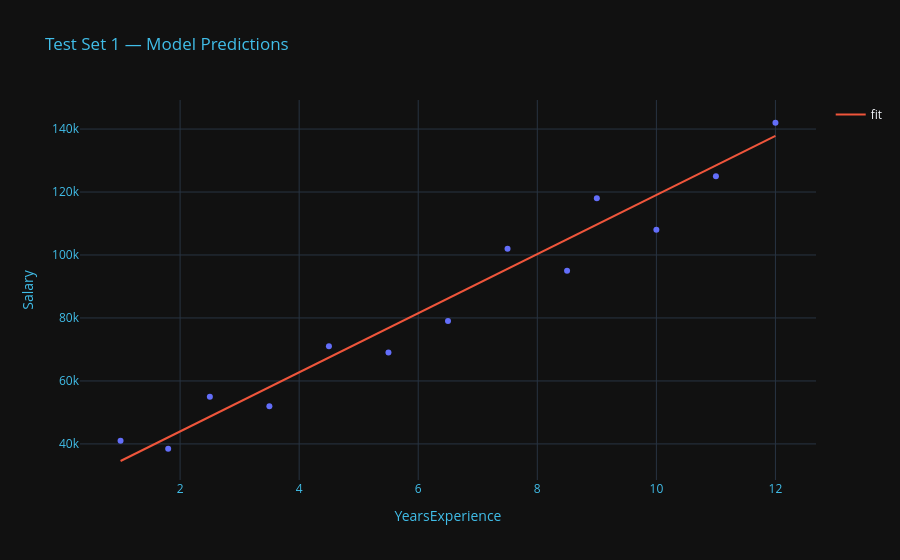
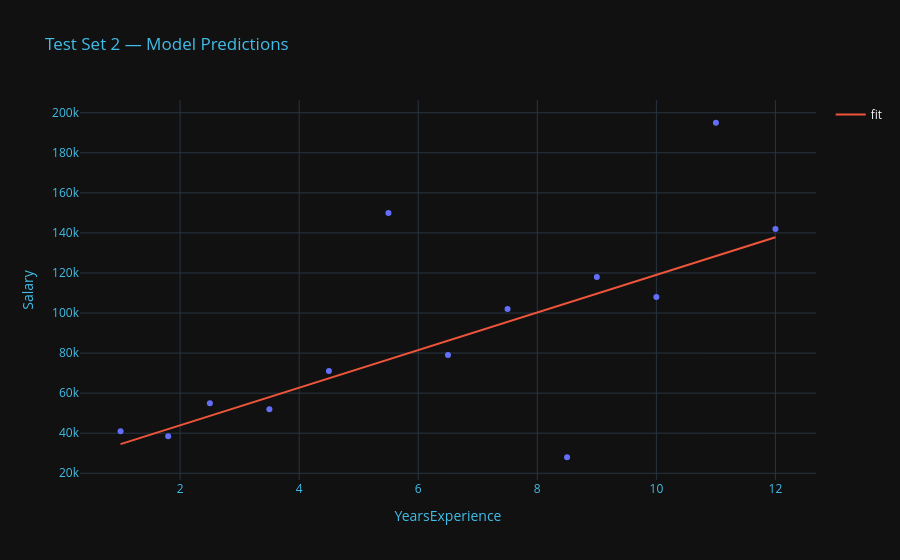
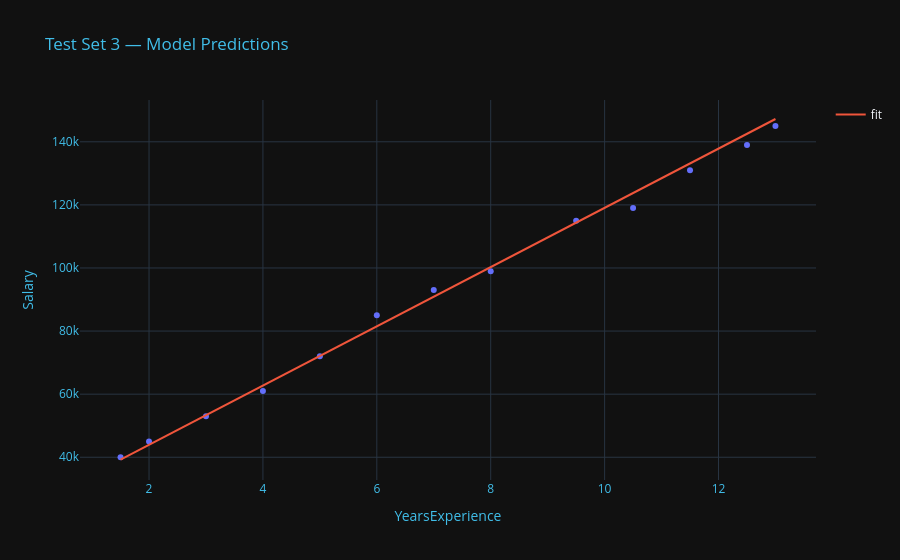
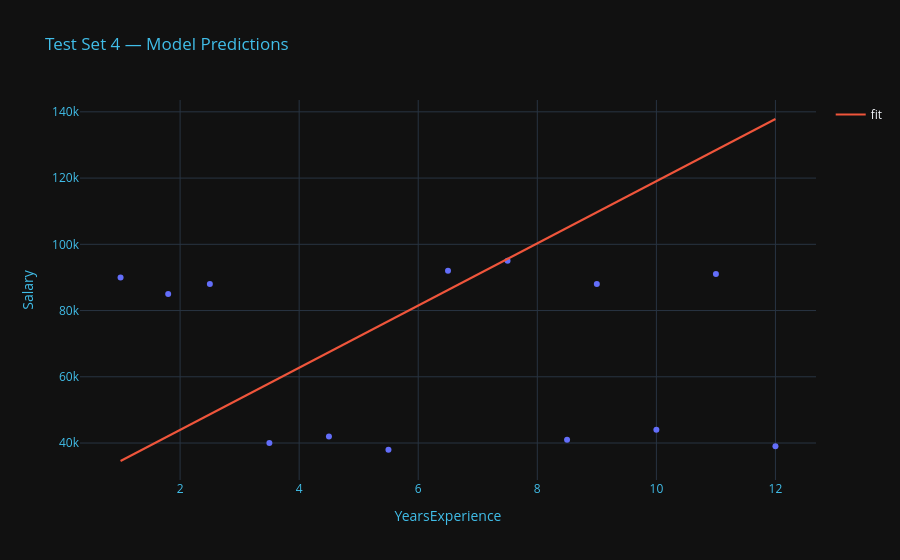

The notebook cell saved with these charts, in order:
### Code cell
#training skikitlearn lr on same data
sk_model = lr()
sk_model.fit(x_train_scaled.values.reshape(-1,1), y_train_scaled)

#outputting line of best fit on differnt test datas
for dataset_name, df in test_datasets.items():
    x_test = df['YearsExperience']
    y_test = df['Salary']

    x_test_scaled = standardize_x(x_test)

    y_pred_scaled = model.predict(x_test_scaled)
    y_pred = (y_pred_scaled * np.std(y_train)) + np.mean(y_train)

    sk_pred_test = (sk_model.predict(x_test_scaled.values.reshape(-1, 1)) * np.std(y_train)) + np.mean(y_train)

    fig = px.scatter(x=x_test, y=y_test, title=f'{dataset_name} — Model Predictions',
                     template="plotly_dark", labels={'x': 'YearsExperience', 'y': 'Salary'})
    fig.add_scatter(x=x_test, y=y_pred, mode='lines', name='fit')
    fig.update_layout(title_font_color="#41BEE9",
                      xaxis=dict(color="#41BEE9"),
                      yaxis=dict(color="#41BEE9"))
    fig.show()

    ss_res = np.sum((y_test - y_pred)**2)
    ss_tot = np.sum((y_test - np.mean(y_test))**2)
    r2 = 1 - (ss_res / ss_tot)
    print(f'My R²:      {r2:.4f}')
    print(f'Sklearn R²: {r2_score(y_test, sk_pred_test):.4f}\n')

### Figure 1 — Plotly figure (JSON) as saved in the notebook; plotly's stock layout.template omitted (floating-point values rounded to 4 significant figures)
{"data": [{"hovertemplate": "YearsExperience=%{x}<br>Salary=%{y}<extra></extra>", "legendgroup": "", "marker": {"color": "#636efa", "symbol": "circle"}, "mode": "markers", "name": "", "orientation": "v", "showlegend": false, "type": "scatter", "x": [1.0, 1.8, 2.5, 3.5, 4.5, 5.5, 6.5, 7.5, 8.5, 9.0, 10.0, 11.0, 12.0], "xaxis": "x", "y": [41000, 38500, 55000, 52000, 71000, 69000, 79000, 102000, 95000, 118000, 108000, 125000, 142000], "yaxis": "y"}, {"mode": "lines", "name": "fit", "type": "scatter", "x": [1.0, 1.8, 2.5, 3.5, 4.5, 5.5, 6.5, 7.5, 8.5, 9.0, 10.0, 11.0, 12.0], "y": [34570.0, 42080.0, 48650.0, 58040.0, 67430.0, 76820.0, 86210.0, 95590.0, 105000.0, 109700.0, 119100.0, 128500.0, 137800.0]}], "layout": {"legend": {"tracegroupgap": 0}, "title": {"font": {"color": "#41BEE9"}, "text": "Test Set 1 — Model Predictions"}, "xaxis": {"anchor": "y", "color": "#41BEE9", "domain": [0, 1], "title": {"text": "YearsExperience"}}, "yaxis": {"anchor": "x", "color": "#41BEE9", "domain": [0, 1], "title": {"text": "Salary"}}}}

### Figure 2 — Plotly figure (JSON) as saved in the notebook; plotly's stock layout.template omitted (floating-point values rounded to 4 significant figures)
{"data": [{"hovertemplate": "YearsExperience=%{x}<br>Salary=%{y}<extra></extra>", "legendgroup": "", "marker": {"color": "#636efa", "symbol": "circle"}, "mode": "markers", "name": "", "orientation": "v", "showlegend": false, "type": "scatter", "x": [1.0, 1.8, 2.5, 3.5, 4.5, 5.5, 6.5, 7.5, 8.5, 9.0, 10.0, 11.0, 12.0], "xaxis": "x", "y": [41000, 38500, 55000, 52000, 71000, 150000, 79000, 102000, 28000, 118000, 108000, 195000, 142000], "yaxis": "y"}, {"mode": "lines", "name": "fit", "type": "scatter", "x": [1.0, 1.8, 2.5, 3.5, 4.5, 5.5, 6.5, 7.5, 8.5, 9.0, 10.0, 11.0, 12.0], "y": [34570.0, 42080.0, 48650.0, 58040.0, 67430.0, 76820.0, 86210.0, 95590.0, 105000.0, 109700.0, 119100.0, 128500.0, 137800.0]}], "layout": {"legend": {"tracegroupgap": 0}, "title": {"font": {"color": "#41BEE9"}, "text": "Test Set 2 — Model Predictions"}, "xaxis": {"anchor": "y", "color": "#41BEE9", "domain": [0, 1], "title": {"text": "YearsExperience"}}, "yaxis": {"anchor": "x", "color": "#41BEE9", "domain": [0, 1], "title": {"text": "Salary"}}}}

### Figure 3 — Plotly figure (JSON) as saved in the notebook; plotly's stock layout.template omitted (floating-point values rounded to 4 significant figures)
{"data": [{"hovertemplate": "YearsExperience=%{x}<br>Salary=%{y}<extra></extra>", "legendgroup": "", "marker": {"color": "#636efa", "symbol": "circle"}, "mode": "markers", "name": "", "orientation": "v", "showlegend": false, "type": "scatter", "x": [1.5, 2.0, 3.0, 4.0, 5.0, 6.0, 7.0, 8.0, 9.5, 10.5, 11.5, 12.5, 13.0], "xaxis": "x", "y": [40000, 45000, 53000, 61000, 72000, 85000, 93000, 99000, 115000, 119000, 131000, 139000, 145000], "yaxis": "y"}, {"mode": "lines", "name": "fit", "type": "scatter", "x": [1.5, 2.0, 3.0, 4.0, 5.0, 6.0, 7.0, 8.0, 9.5, 10.5, 11.5, 12.5, 13.0], "y": [39270.0, 43960.0, 53350.0, 62740.0, 72120.0, 81510.0, 90900.0, 100300.0, 114400.0, 123800.0, 133100.0, 142500.0, 147200.0]}], "layout": {"legend": {"tracegroupgap": 0}, "title": {"font": {"color": "#41BEE9"}, "text": "Test Set 3 — Model Predictions"}, "xaxis": {"anchor": "y", "color": "#41BEE9", "domain": [0, 1], "title": {"text": "YearsExperience"}}, "yaxis": {"anchor": "x", "color": "#41BEE9", "domain": [0, 1], "title": {"text": "Salary"}}}}

### Figure 4 — Plotly figure (JSON) as saved in the notebook; plotly's stock layout.template omitted (floating-point values rounded to 4 significant figures)
{"data": [{"hovertemplate": "YearsExperience=%{x}<br>Salary=%{y}<extra></extra>", "legendgroup": "", "marker": {"color": "#636efa", "symbol": "circle"}, "mode": "markers", "name": "", "orientation": "v", "showlegend": false, "type": "scatter", "x": [1.0, 1.8, 2.5, 3.5, 4.5, 5.5, 6.5, 7.5, 8.5, 9.0, 10.0, 11.0, 12.0], "xaxis": "x", "y": [90000, 85000, 88000, 40000, 42000, 38000, 92000, 95000, 41000, 88000, 44000, 91000, 39000], "yaxis": "y"}, {"mode": "lines", "name": "fit", "type": "scatter", "x": [1.0, 1.8, 2.5, 3.5, 4.5, 5.5, 6.5, 7.5, 8.5, 9.0, 10.0, 11.0, 12.0], "y": [34570.0, 42080.0, 48650.0, 58040.0, 67430.0, 76820.0, 86210.0, 95590.0, 105000.0, 109700.0, 119100.0, 128500.0, 137800.0]}], "layout": {"legend": {"tracegroupgap": 0}, "title": {"font": {"color": "#41BEE9"}, "text": "Test Set 4 — Model Predictions"}, "xaxis": {"anchor": "y", "color": "#41BEE9", "domain": [0, 1], "title": {"text": "YearsExperience"}}, "yaxis": {"anchor": "x", "color": "#41BEE9", "domain": [0, 1], "title": {"text": "Salary"}}}}
